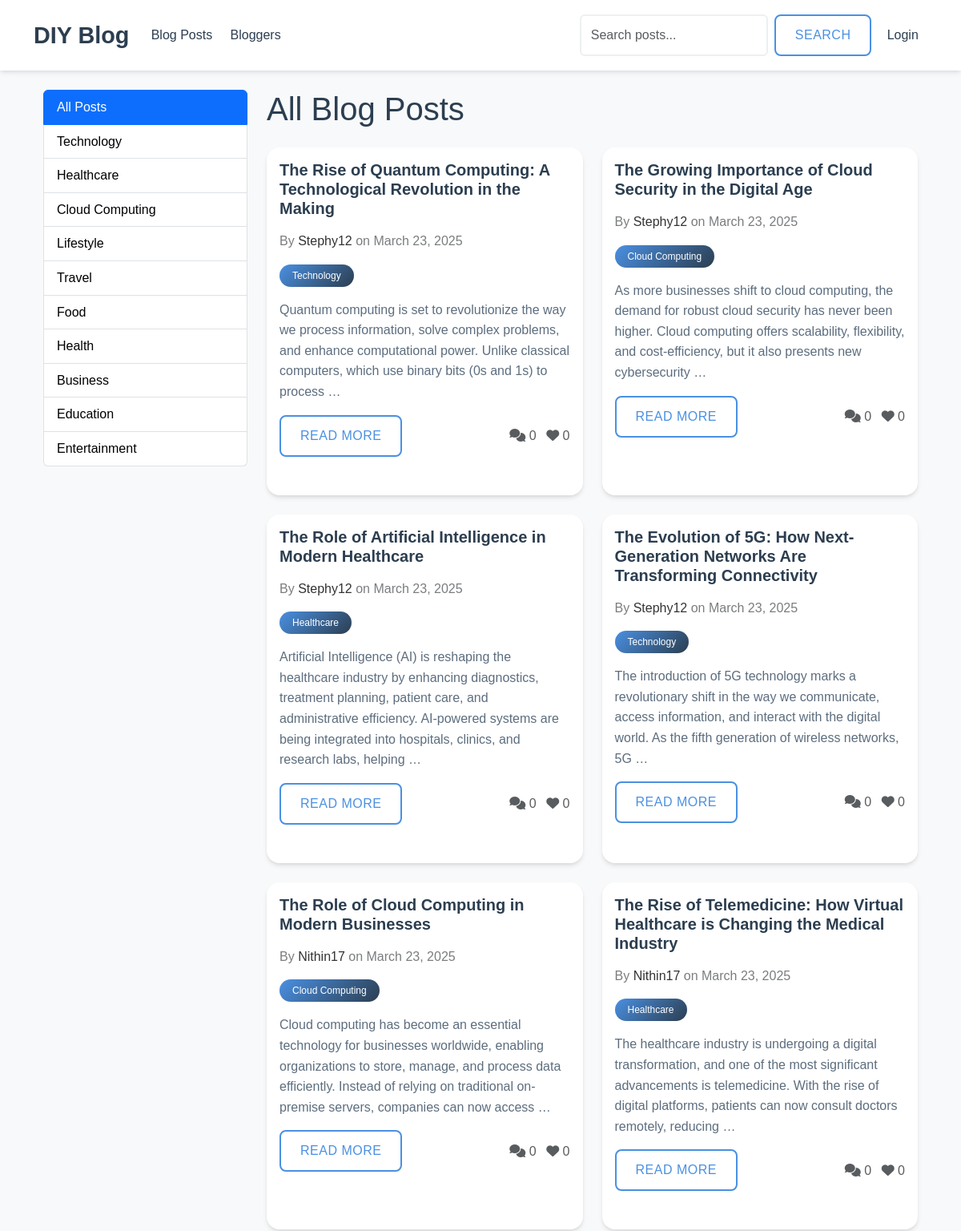
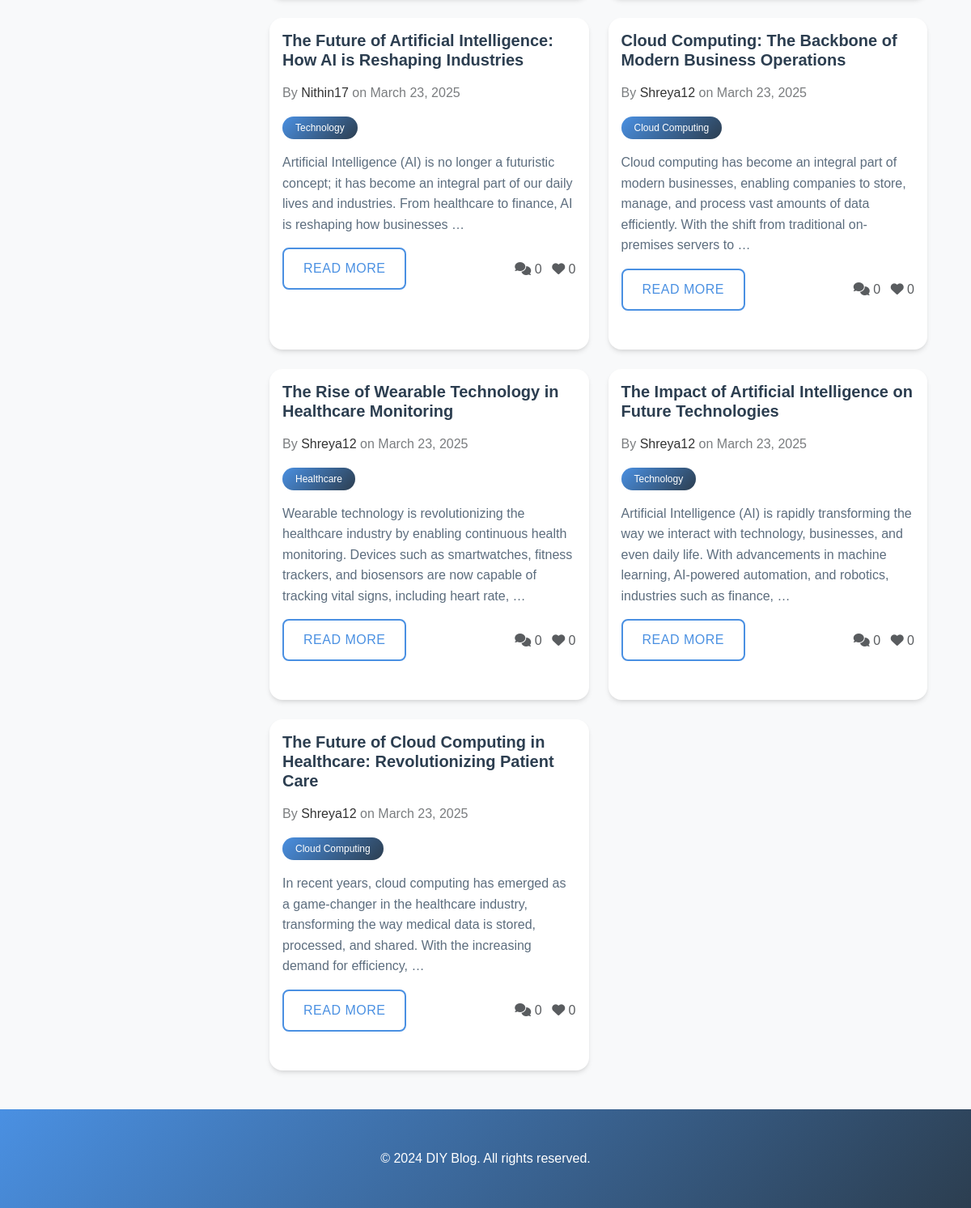
The app's page /blogs/ with its own data (2 pictures, top to bottom).
### blog/models.py (models this page shows, shortened)
class Category(models.Model):
    name = models.CharField(max_length=100)
    slug = models.SlugField(unique=True)
    description = models.TextField(blank=True)
    class Meta:
        verbose_name_plural = 'categories'

class BlogPost(models.Model):
    title = models.CharField(max_length=200)
    slug = models.SlugField(unique=True)
    author = models.ForeignKey(User, on_delete=models.CASCADE, related_name='blog_posts')
    content = models.TextField()
    created_at = models.DateTimeField(default=timezone.now)
    updated_at = models.DateTimeField(auto_now=True)
    categories = models.ManyToManyField(Category, related_name='posts')
    featured_image = models.ImageField(upload_to='blog_images/', blank=True, null=True)
    likes = models.ManyToManyField(User, related_name='liked_posts', blank=True)
    dislikes = models.ManyToManyField(User, related_name='disliked_posts', blank=True)
    class Meta:
        ordering = ['-created_at']
    def get_likes_count(self):
        return self.likes.count()

### blog/views.py (the view)
# urls.py: path('blogs/', views.blog_list, name='blog_list'),
def blog_list(request):
    posts = BlogPost.objects.all()
    categories = Category.objects.all()
    return render(request, 'blog/blog_list.html', {
        'posts': posts,
        'categories': categories
    })

### templates/blog/blog_list.html (shortened to what this page needs)
{% extends 'base.html' %}
{% block content %}
<div class="container">
    <div class="row">
        <div class="col-md-3">
            <div class="sidebar">
                <ul class="list-group">
                    <li class="list-group-item {% if not category %}active{% endif %}">
                        <a href="{% url 'blog:blog_list' %}" class="text-decoration-none {% if not category %}text-white{% endif %}">
                            All Posts
                        </a>
                    </li>
                    {% for cat in categories %}
                    <li class="list-group-item {% if category.slug == cat.slug %}active{% endif %}">
                        <a href="{% url 'blog:category_posts' slug=cat.slug %}" class="text-decoration-none {% if category.slug == cat.slug %}text-white{% endif %}">
                            {{ cat.name }}
                        </a>
                    </li>
                    {% endfor %}
                </ul>
            </div>
        </div>
        <div class="col-md-9">
            {% if category %}
            <h1 class="mb-4">Posts in {{ category.name }}</h1>
            {% else %}
            <h1 class="mb-4">All Blog Posts</h1>
            {% endif %}
            <div class="row">
                {% for post in posts %}
                <div class="col-md-6 mb-4">
                    <div class="card h-100 post-card">
                        <div class="card-body">
                            <h5 class="card-title">{{ post.title }}</h5>
                            <p class="card-text text-muted">
                                By <a href="{% url 'blog:blogger_detail' username=post.author.username %}">{{ post.author.username }}</a>
                                on {{ post.created_at|date:"F j, Y" }}
                            </p>
                            <div class="mb-3">
                                {% for category in post.categories.all %}
                                <span class="badge bg-secondary">{{ category.name }}</span>
                                {% endfor %}
                            </div>
                            <p class="card-text">{{ post.content|truncatewords:30 }}</p>
                            <div class="d-flex justify-content-between align-items-center">
                                <a href="{% url 'blog:post_detail' slug=post.slug %}" class="btn btn-outline-primary">Read More</a>
                                <div class="text-muted">
                                    <i class="fas fa-comments"></i> {{ post.comments.count }}
                                    <i class="fas fa-heart ms-2"></i> {{ post.get_likes_count }}
                                </div>
                            </div>
                        </div>
                    </div>
                </div>
                {% empty %}
                <div class="col-12">
                    <div class="alert alert-info">
                        No posts found.
                    </div>
                </div>
                {% endfor %}
            </div>
        </div>
    </div>
</div>
{% endblock %}

### templates/base.html (style rules this page uses)
:root { --primary-color: #4a90e2; --secondary-color: #2c3e50; --accent-color: #e74c3c; --background-color: #f8f9fa; --text-color: #2c3e50; --light-gray: #ecf0f1; --dark-gray: #34495e; --gradient-start: #4a90e2; --gradient-end: #2c3e50; --card-bg: #ffffff; --hover-color: #1abc9c; --link-color: #000000; }
body { min-height: 100vh; display: flex; flex-direction: column; font-family: 'Poppins', sans-serif; color: var(--text-color); background-color: var(--background-color); line-height: 1.6; }
.card { border: none; border-radius: 16px; box-shadow: 0 4px 6px -1px rgba(0, 0, 0, 0.1), 0 2px 4px -1px rgba(0, 0, 0, 0.06); transition: all 0.3s ease; overflow: hidden; background-color: var(--card-bg); }
.btn { border-radius: 8px; padding: 0.75rem 1.5rem; font-weight: 500; transition: all 0.3s ease; text-transform: uppercase; letter-spacing: 0.5px; cursor: pointer; }
.btn-outline-primary { border: 2px solid var(--primary-color); color: var(--primary-color); }
.post-card { margin-bottom: 2rem; background: var(--card-bg); }
.post-card .card-title { color: var(--secondary-color); font-weight: 600; margin-bottom: 1rem; font-size: 1.25rem; }
.post-card .card-text { color: var(--dark-gray); opacity: 0.8; }
.badge { padding: 0.5rem 1rem; border-radius: 20px; font-weight: 500; background: linear-gradient(135deg, var(--gradient-start), var(--gradient-end)); color: white; }
a { color: var(--link-color); transition: all 0.3s ease; text-decoration: none; }

### records on screen
Category: name "Technology"
Category: name "Healthcare"
Category: name "Cloud Computing"
Category: name "Lifestyle"
Category: name "Travel"
Category: name "Food"
Category: name "Health"
Category: name "Business"
Category: name "Education"
Category: name "Entertainment"
BlogPost: title "The Rise of Quantum Computing: A Technological Revolution in the Making", author.username "Stephy12", created_at "March 23, 2025", content "Quantum computing is set to revolutionize the way we process information, solve complex problems, and enhance computational power. Unlike classical computers, which use binary bits (0s and 1s) to process …", comments.count "0", get_likes_count "0"
BlogPost: title "The Growing Importance of Cloud Security in the Digital Age", author.username "Stephy12", created_at "March 23, 2025", content "As more businesses shift to cloud computing, the demand for robust cloud security has never been higher. Cloud computing offers scalability, flexibility, and cost-efficiency, but it also presents new cybersecurity …", comments.count "0", get_likes_count "0"
BlogPost: title "The Role of Artificial Intelligence in Modern Healthcare", author.username "Stephy12", created_at "March 23, 2025", content "Artificial Intelligence (AI) is reshaping the healthcare industry by enhancing diagnostics, treatment planning, patient care, and administrative efficiency. AI-powered systems are being integrated into hospitals, clinics, and research labs, helping …", comments.count "0", get_likes_count "0"
BlogPost: title "The Evolution of 5G: How Next-Generation Networks Are Transforming Connectivity", author.username "Stephy12", created_at "March 23, 2025", content "The introduction of 5G technology marks a revolutionary shift in the way we communicate, access information, and interact with the digital world. As the fifth generation of wireless networks, 5G …", comments.count "0", get_likes_count "0"
BlogPost: title "The Role of Cloud Computing in Modern Businesses", author.username "Nithin17", created_at "March 23, 2025", content "Cloud computing has become an essential technology for businesses worldwide, enabling organizations to store, manage, and process data efficiently. Instead of relying on traditional on-premise servers, companies can now access …", comments.count "0", get_likes_count "0"
BlogPost: title "The Rise of Telemedicine: How Virtual Healthcare is Changing the Medical Industry", author.username "Nithin17", created_at "March 23, 2025", content "The healthcare industry is undergoing a digital transformation, and one of the most significant advancements is telemedicine. With the rise of digital platforms, patients can now consult doctors remotely, reducing …", comments.count "0", get_likes_count "0"
BlogPost: title "The Future of Artificial Intelligence: How AI is Reshaping Industries", author.username "Nithin17", created_at "March 23, 2025", content "Artificial Intelligence (AI) is no longer a futuristic concept; it has become an integral part of our daily lives and industries. From healthcare to finance, AI is reshaping how businesses …", comments.count "0", get_likes_count "0"
BlogPost: title "Cloud Computing: The Backbone of Modern Business Operations", author.username "Shreya12", created_at "March 23, 2025", content "Cloud computing has become an integral part of modern businesses, enabling companies to store, manage, and process vast amounts of data efficiently. With the shift from traditional on-premises servers to …", comments.count "0", get_likes_count "0"
BlogPost: title "The Rise of Wearable Technology in Healthcare Monitoring", author.username "Shreya12", created_at "March 23, 2025", content "Wearable technology is revolutionizing the healthcare industry by enabling continuous health monitoring. Devices such as smartwatches, fitness trackers, and biosensors are now capable of tracking vital signs, including heart rate, …", comments.count "0", get_likes_count "0"
BlogPost: title "The Impact of Artificial Intelligence on Future Technologies", author.username "Shreya12", created_at "March 23, 2025", content "Artificial Intelligence (AI) is rapidly transforming the way we interact with technology, businesses, and even daily life. With advancements in machine learning, AI-powered automation, and robotics, industries such as finance, …", comments.count "0", get_likes_count "0"
BlogPost: title "The Future of Cloud Computing in Healthcare: Revolutionizing Patient Care", author.username "Shreya12", created_at "March 23, 2025", content "In recent years, cloud computing has emerged as a game-changer in the healthcare industry, transforming the way medical data is stored, processed, and shared. With the increasing demand for efficiency, …", comments.count "0", get_likes_count "0"
